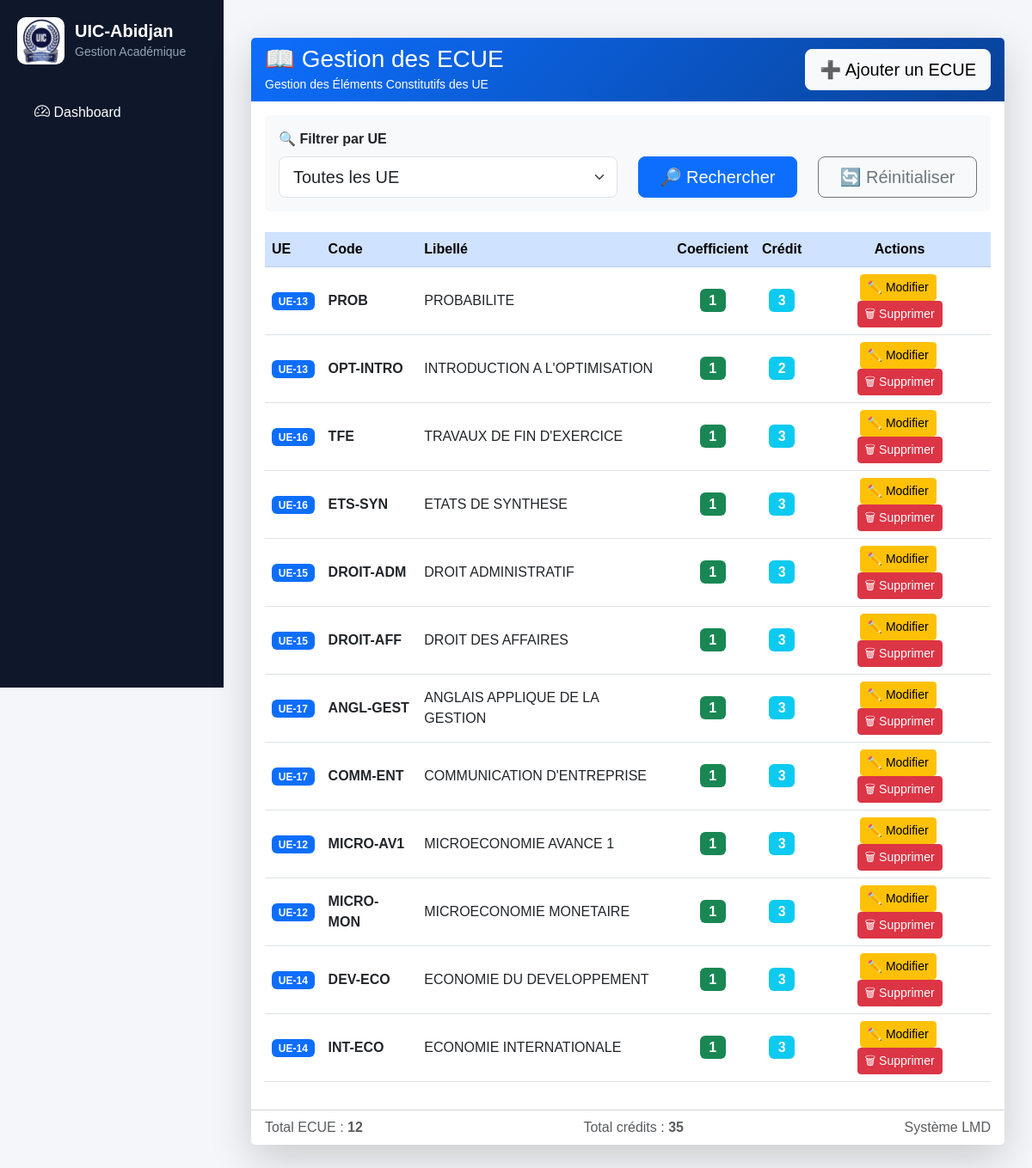
The app's page /lmd/ecue/, older data.
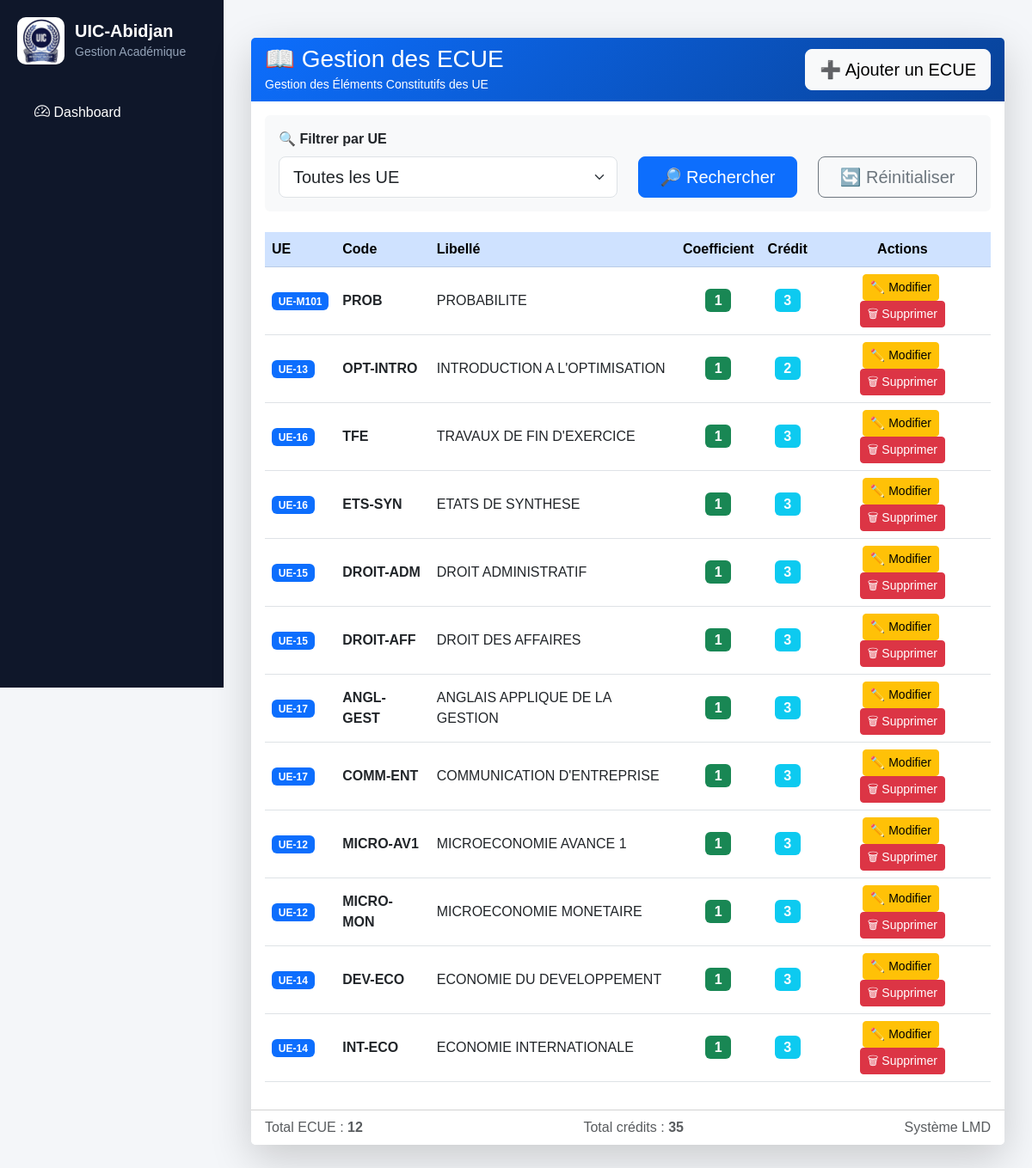
The same page, newer data.
### lmd/models.py (models this page shows, shortened)
class ECUE(models.Model):
    ue = models.ForeignKey(
        UE,
        on_delete=models.CASCADE,
        related_name='ecues'
    )
    code = models.CharField(max_length=20)
    libelle = models.CharField(max_length=200)
    coefficient = models.IntegerField(default=1)
    credit = models.IntegerField(default=0)

class UE(models.Model):
    code = models.CharField(max_length=20)
    libelle = models.CharField(max_length=200)
    credit = models.IntegerField()
    filiere = models.ForeignKey(
    "FiliereLMD",
    null=True,
    blank=True,
    on_delete=models.CASCADE
    )
    grande_unite = models.ForeignKey(
    "GrandeUnite",
    on_delete=models.PROTECT,
    related_name="ues",
    null=True,
    blank=True
    )
    semestre = models.CharField(max_length=5)

### lmd/views.py (the view)
# urls.py: path('ecue/', views.ecue_list, name='ecue_list'),
def ecue_list(request):
    ue_id = request.GET.get("ue")
    ecues = ECUE.objects.select_related("ue").all()
    if ue_id:
        ecues = ecues.filter(ue_id=ue_id)
    total_credits = ecues.aggregate(
     total=Sum("credit")
     )["total"] or 0
    return render(request, "lmd/ecue/list.html", {
        "ecues": ecues,
        "ues": UE.objects.all(),
        "ue_selected": ue_id,
        "total_credits": total_credits,
    })

### lmd/templates/lmd/ecue/list.html (shortened to what the changed rows need)
{% extends "base.html" %}
{% block content %}
<div class="container-fluid py-4">
    <div class="card border-0 shadow-lg">
        <div class="card-body">
            <div class="table-responsive">
                <table class="table table-hover align-middle">
                    <thead class="table-primary">
                        <tr>
                            <th>UE</th>
                            <th>Code</th>
                            <th>Libellé</th>
                            <th class="text-center">Coefficient</th>
                            <th class="text-center">Crédit</th>
                            <th class="text-center">Actions</th>
                        </tr>
                    </thead>
                    <tbody>
                        {% for e in ecues %}
                        <tr>
                            <td>
                                <span class="badge bg-primary">
                                    {{ e.ue.code }}
                                </span>
                            </td>
                            <td>
                                <strong>{{ e.code }}</strong>
                            </td>
                            <td>
                                {{ e.libelle }}
                            </td>
                            <td class="text-center">
                                <span class="badge bg-success fs-6">
                                    {{ e.coefficient }}
                                </span>
                            </td>
                            <td class="text-center">
                                <span class="badge bg-info fs-6">
                                    {{ e.credit }}
                                </span>
                            </td>
                            <td class="text-center">
                                <a href="{% url 'ecue_edit' e.id %}"
                                   class="btn btn-warning btn-sm me-1">
                                    ✏️ Modifier
                                </a>
                                <a href="{% url 'ecue_delete' e.id %}"
                                   class="btn btn-danger btn-sm">
                                    🗑 Supprimer
                                </a>
                            </td>
                        </tr>
                        {% endfor %}
                    </tbody>
                </table>
            </div>
        </div>
    </div>
</div>
{% endblock %}

Row changes from the older to the newer data that the page shows:
changed ECUE "PROB": ue.code "UE-13" → "UE-M101"
